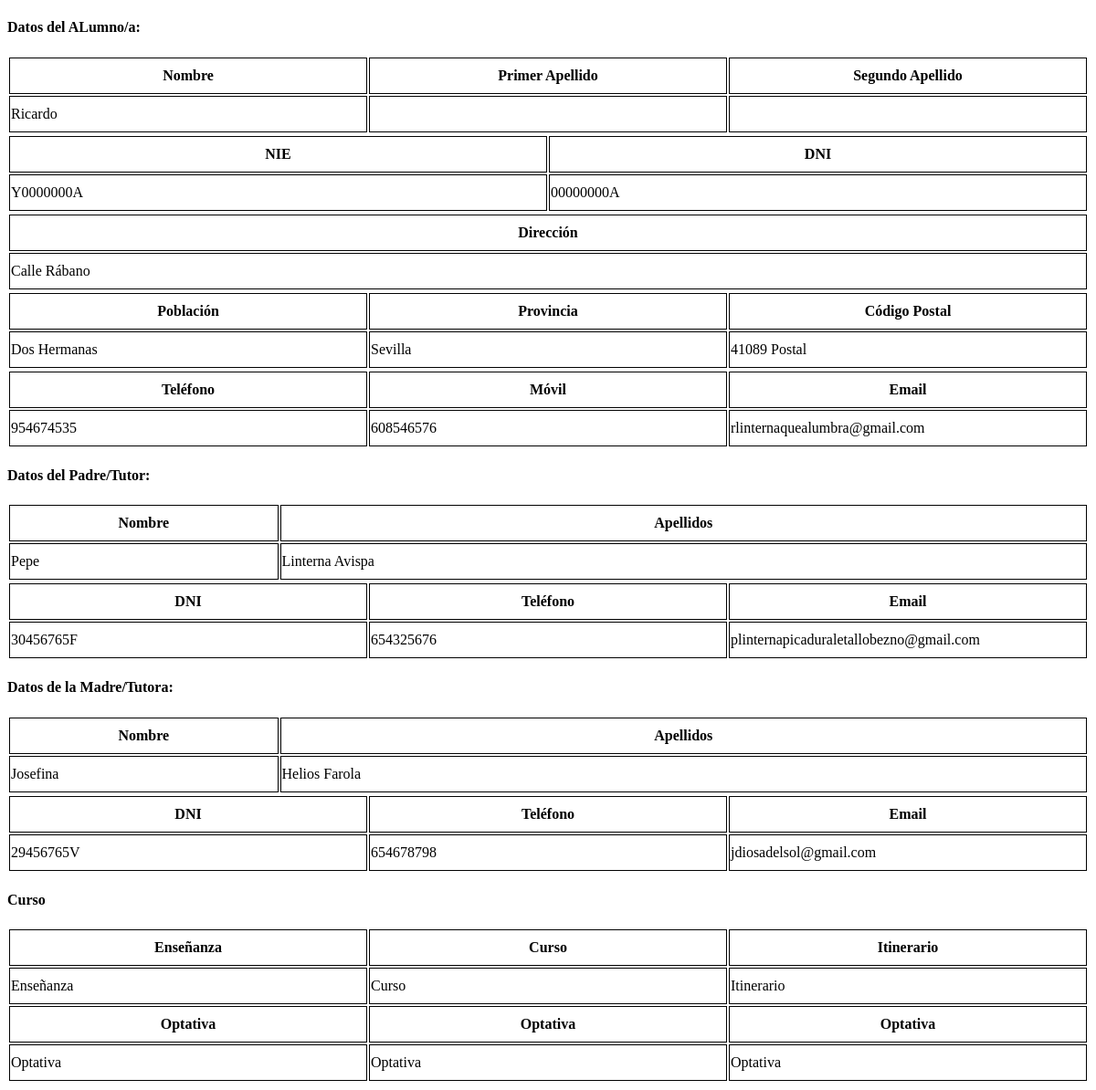
Page /php/matricula.php (signed in) on the committed database.
### tables this page shows
CREATE TABLE `alumnos` (
  `id` int(5) NOT NULL,
  `dni` varchar(9) NOT NULL,
  `clave` varchar(40) NOT NULL,
  `nombre` varchar(40) NOT NULL,
  `apellido 1` varchar(40) NOT NULL,
  `apellido 2` varchar(40) NOT NULL,
  `nie` varchar(9) NOT NULL,
  `fecha_nac` date NOT NULL,
  `direccion` varchar(60) NOT NULL,
  `poblacion` varchar(40) NOT NULL,
  `provincia` varchar(40) NOT NULL,
  `cod_postal` int(5) NOT NULL,
  `tel_fijo` int(9) NOT NULL,
  `tel_movil` int(9) NOT NULL,
  `correo` varchar(50) NOT NULL,
  `dni_padre` varchar(9) NOT NULL,
  `nombre_padre` varchar(40) NOT NULL,
  `apellidos_padre` varchar(40) NOT NULL,
  `tel_padre` int(9) NOT NULL,
  `correo_padre` varchar(50) NOT NULL,
  `dni_madre` varchar(9) NOT NULL,
  `nombre_madre` varchar(40) NOT NULL,
  `apellidos_madre` varchar(40) NOT NULL,
  `tel_madre` int(9) NOT NULL,
  `correo_madre` varchar(50) NOT NULL
);

### php/functions.php (called while the page is built, shortened)
<?php
function connectDB()
{
    try
    {
        $opc=array(PDO::MYSQL_ATTR_INIT_COMMAND => "SET NAMES utf8");
        $dsn="mysql:host=localhost;dbname=automatricula";
        $usuario="root";
        $contrasena="";
        $base=new PDO($dsn,$usuario,$contrasena,$opc);
    }
    catch (PDOException $e)
    {
        die ("Error".$e->getMessage());
        $resultado=null;
    }
    return $base;
}
function ejecutaConsulta($sql)
{
		$miconexion=connectDB();
		return $miconexion->query($sql);
}
?>

### php/matricula.php (the view, shortened to what this page needs)
<!DOCTYPE html>
<html>
<head>
</head>
<body>
	<?php
		include "functions.php";
		$dni=$_SESSION['login'];
		$consulta="SELECT * FROM ALUMNOS WHERE DNI='".$dni."';";
		$resulset=ejecutaConsulta($consulta);
		 $alumno=$resulset->fetch(PDO::FETCH_ASSOC);
	?>
	<h4>Datos del ALumno/a:</h4>
	<table class="caja0">
		<tr><th class="caja4">Nombre</th><th class="caja4">Primer Apellido</th><th class="caja4">Segundo Apellido</th></tr>
		<tr><td class="caja4"><?php echo $alumno['nombre'];?></td><td class="caja4"><?php echo $alumno['apellido1'];?></td><td class="caja4"><?php echo $alumno['apellido2'];?></td></tr>
	</table>
	<table class="caja0">
		<tr><th class="caja3">NIE</th><th class="caja3">DNI</th></tr>
		<tr><td class="caja3"><?php echo $alumno['nie'];?></td><td class="caja3"><?php echo $alumno['dni'];?></td></tr>
	</table>
	<table class="caja0">
	 	<tr><th class="caja1">Dirección</th></tr>
	 	<tr><td class="caja1"><?php echo $alumno['direccion'];?></td></tr>
	</table>
	<table class="caja0">
	 	<tr><th class="caja4">Población</th><th class="caja4">Provincia</th><th class="caja4">Código Postal</th></tr>
	 	<tr><td class="caja4"><?php echo $alumno['poblacion'];?></td><td class="caja4"><?php echo $alumno['provincia'];?></td><td class="caja4"><?php echo $alumno['cod_postal'];?> Postal</td></tr>
	</table>
	<table class="caja0">
	 	<tr><th class="caja4">Teléfono</th><th class="caja4">Móvil</th><th class="caja4">Email</th></tr>
	 	<tr><td class="caja4"><?php echo $alumno['tel_fijo'];?></td><td class="caja4"><?php echo $alumno['tel_movil'];?></td><td class="caja4"><?php echo $alumno['correo'];?></td></tr>
	</table>
 	<h4>Datos del Padre/Tutor:</h4>
 	<table class="caja0">
	 	<tr><th class="caja5">Nombre</th><th class="caja2">Apellidos</th></tr>
	 	<tr><td class="caja5"><?php echo $alumno['nombre_padre'];?></td><td class="caja2"><?php echo $alumno['apellidos_padre'];?></td></tr>
	</table>
	<table class="caja0">
	    <tr><th class="caja4">DNI</th><th class="caja4">Teléfono</th><th class="caja4">Email</th></tr>
	    <tr><td class="caja4"><?php echo $alumno['dni_padre'];?></td><td class="caja4"><?php echo $alumno['tel_padre'];?></td><td class="caja4"><?php echo $alumno['correo_padre'];?></td></tr>
	</table>
	<h4>Datos de la Madre/Tutora:</h4>
	<table class="caja0">
	 	<tr><th class="caja5">Nombre</th><th class="caja2">Apellidos</th></tr>
	 	<tr><td class="caja5"><?php echo $alumno['nombre_madre'];?></td><td class="caja2"><?php echo $alumno['apellidos_madre'];?></td></tr>
	</table>
	<table class="caja0">
	    <tr><th class="caja4">DNI</th><th class="caja4">Teléfono</th><th class="caja4">Email</th></tr>
	    <tr><td class="caja4"><?php echo $alumno['dni_madre'];?></td><td class="caja4"><?php echo $alumno['tel_madre'];?></td><td class="caja4"><?php echo $alumno['correo_madre'];?></td></tr>
	</table>
	<h4>Curso</h4>
	<table class="caja0">
	    <tr><th class="caja4">Enseñanza</th><th class="caja4">Curso</th><th class="caja4">Itinerario</th></tr>
	    <tr><td class="caja4">Enseñanza</td><td class="caja4">Curso</td><td class="caja4">Itinerario</td></tr>
	    <tr><th class="caja4">Optativa</th><th class="caja4">Optativa</th><th class="caja4">Optativa</th></tr>
	    <tr><td class="caja4">Optativa</td><td class="caja4">Optativa</td><td class="caja4">Optativa</td></tr>
	</table>
</body>
</html>

### php/matricula.php (style rules this page uses)
.caja0 { width:100%; }
.caja1 { width:100%; }
.caja2 { width: 75%; }
.caja3 { width: 50%; }
.caja4 { width: 33.3%; }
.caja5 { width: 25%; }
.caja1, .caja2, .caja3, .caja4, .caja5 { border: solid 1px; padding-top: 10px; padding-bottom: 10px; }

### rows in the picture
alumnos: nombre "Ricardo", nie "Y0000000A", dni "00000000A", direccion "Calle Rábano", poblacion "Dos Hermanas", provincia "Sevilla", cod_postal "41089", tel_fijo "954674535", tel_movil "608546576", correo "rlinternaquealumbra@gmail.com", nombre_padre "Pepe", apellidos_padre "Linterna Avispa", dni_padre "30456765F", tel_padre "654325676", correo_padre "plinternapicaduraletallobezno@gmail.com", nombre_madre "Josefina", apellidos_madre "Helios Farola", dni_madre "29456765V", tel_madre "654678798", correo_madre "jdiosadelsol@gmail.com"
